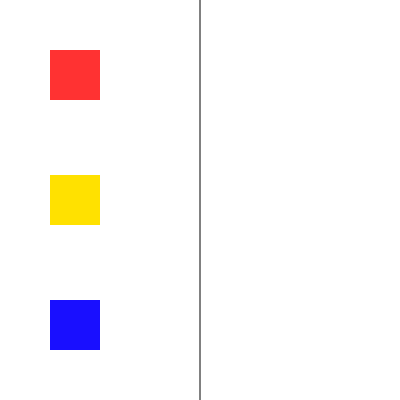
Frame 1 (no input)
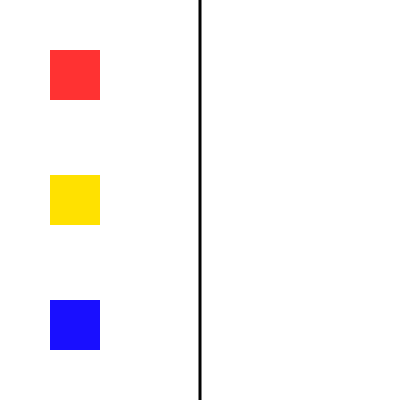
Frame 60 (no input)
Frame 120 (the mouse pressed at the canvas centre since frame 60): identical to frame 60, image omitted

The p5.js sketch that drew these frames (run headless with seeded random() and noise() and a simulated clock; from frame 60 on, the mouse is pressed at the canvas centre):

// p5.js sketch
// ── sketch.js
let rect1 = {
  x: 50,
  y: 50,
  w: 50,
  h: 50,
};

let rect2 = {
  x: 50,
  y: 175,
  w: 50,
  h: 50,
};

let rect3 = {
  x: 50,
  y: 300,
  w: 50,
  h: 50,
};

let bigRect1 = { 
  x: 201, 
  y: 0, 
  w: 200, 
  h: 133.33,
};

let bigRect2 = { 
  x: 201, 
  y: 133.33, 
  w: 200, 
  h: 133.33,
};

let bigRect3 = { 
  x: 201, 
  y: 266.66, 
  w: 200, 
  h: 133.33,
};


let a_move1 = false;

function setup() {
  createCanvas(400, 400); 
  
  createCheckbox('Move1', a_move1).changed(function() {
    a_move1 = this.checked();
  });

};

function keyPressed(event) {
  console.log(event);
};



function draw() {
  background(255);
  stroke(3);  
  line(200, 0, 200, 400);
  //line(200, height/3, 400, height/3);
  //line(200, height-height/3, 400, height-height/3);
  
  strokeWeight(3);
  fill(255, 50, 50);
  noStroke();
  rect(rect1.x, rect1.y, rect1.w, rect1.h);
  fill(255, 225, 0);
  noStroke();
  rect(rect2.x, rect2.y, rect2.w, rect2.h);
  fill(25, 15, 255);
  noStroke();
  rect(rect3.x, rect3.y, rect3.w, rect3.h);
  
  if (rect1.x > 150) { 
    fill(255, 0, 0, 125); 
    rect(bigRect1.x, bigRect1.y, bigRect1.w, bigRect1.h);
  }
  
  // if (rect1.x > 150 && rect1.y > 134) { 
  //   fill(255, 0, 0, 125); 
  //   rect(bigRect2.x, bigRect2.y, bigRect2.w, bigRect2.h);
  // }
  
  if (rect2.x > 150) { 
    fill(255, 225, 0, 125); 
    rect(bigRect2.x, bigRect2.y, bigRect2.w, bigRect2.h);
  }
  
  // if (rect2.x > 150 && rect2.y > 266) { 
  //   fill(255, 225, 0, 150); 
  //   rect(bigRect3.x, bigRect3.y, bigRect3.w, bigRect3.h);
  // }
  
  if (rect3.x > 150) { 
    fill(0, 0, 255, 125); 
    rect(bigRect3.x, bigRect3.y, bigRect3.w, bigRect3.h);
  }
  
  if (a_move1) {
    rect1.x = rect1.x + 10;
    if (rect1.x > width) {
      rect1.x = 0;
    }
  }

}

function keyPressed() {
  if (keyCode === LEFT_ARROW) {
    rect1.x = rect1.x - 10;
    rect2.x = rect2.x - 10;
    rect3.x = rect3.x - 10;
  } else if (keyCode === RIGHT_ARROW) { 
    rect1.x = rect1.x + 10;
    rect2.x = rect2.x + 10;
    rect3.x = rect3.x + 10;
  }
  if (keyCode === DOWN_ARROW) { 
    rect1.y = rect1.y + 10;
    rect2.y = rect2.y + 10;
    rect3.y = rect3.y + 10;
  } else if (keyCode === UP_ARROW) { 
    rect1.y = rect1.y - 10;
    rect2.y = rect2.y - 10;
    rect3.y = rect3.y - 10;
  }
}

// https://editor.p5js.org/jht1493/sketches/-fOimHNMc
// wk3_creative checkbox

// https://editor.p5js.org/jht1493/sketches/qBt6Ty_7b
// 3.5 circleX a_len ui
// https://github.com/jht1493/ICM-2021-Code-Remix/blob/master/weeks/02_animation.md#ex-22-variables-circlex


// https://editor.p5js.org/marthajanicki/sketches/RxJIbFZGC
// wk3_creative by marthajanicki
  



  
